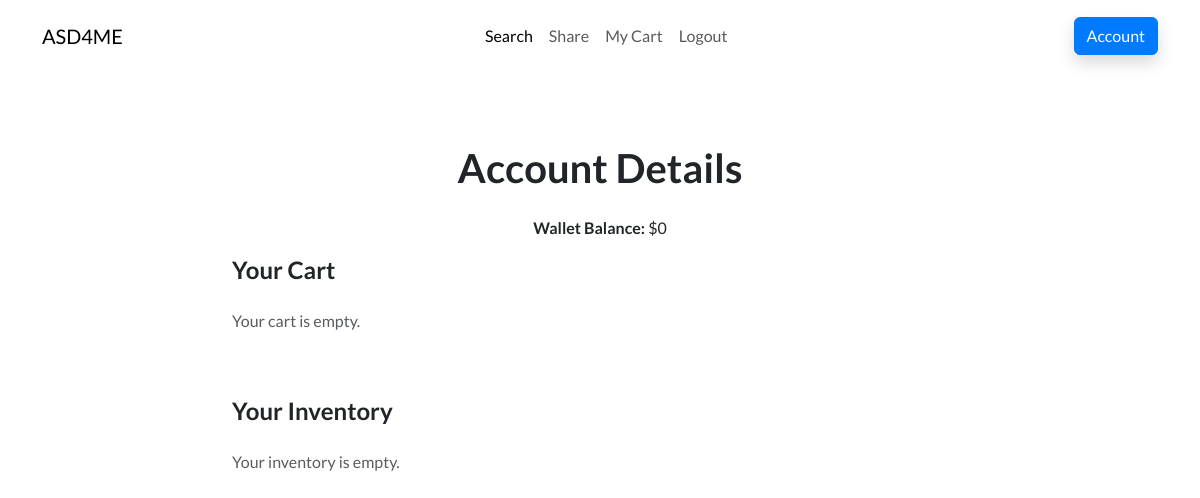
The app's page /market/account (signed in), older data.
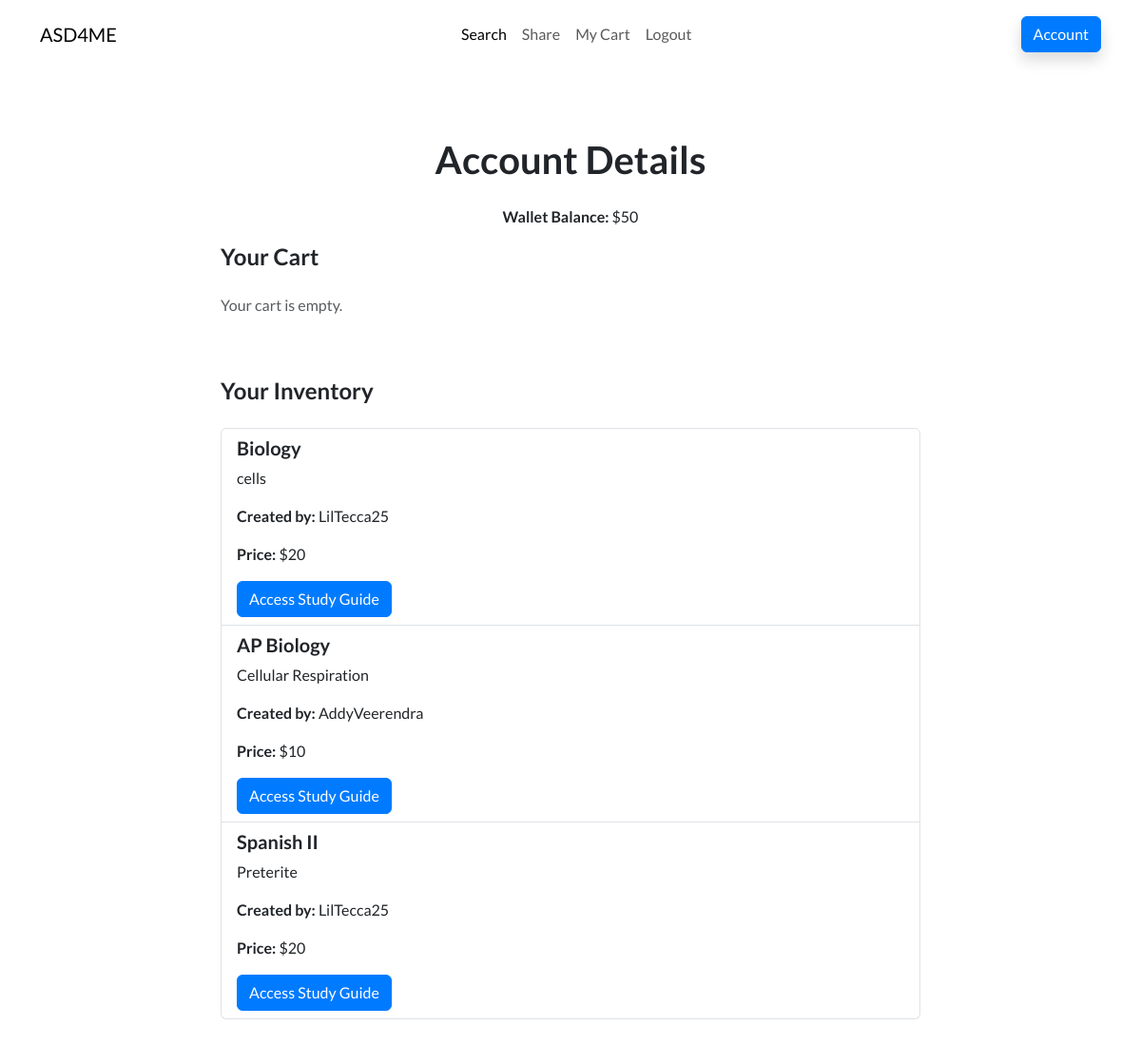
The same page, newer data.
### models.py (models this page shows)
class Inventory(db.Model):
    id = db.Column(db.Integer, primary_key=True)
    user_id = db.Column(db.Integer, db.ForeignKey('user.id'), nullable=False)
    study_guide_id = db.Column(db.Integer, db.ForeignKey('study_guide.id'), nullable=False)
    study_guide = db.relationship('StudyGuide')
    user = db.relationship('User', backref='inventory_items')

class StudyGuide(db.Model):
    id = db.Column(db.Integer, primary_key=True)
    Class = db.Column(db.String(20), nullable=False)
    UnitTopic = db.Column(db.String(20), nullable=False)
    Price = db.Column(db.Integer, nullable=False)
    Creator = db.Column(db.String(20), nullable=False)
    Link = db.Column(db.String(100), nullable=False)

### Market.py (the view, shortened to what this page needs)
@market_bp.route('/account', methods=['GET', 'POST'])
@login_required
def account_home():
    form = FlaskForm()
    cart = current_user.cart
    if cart:
        cart_items = CartItem.query.filter_by(cart_id=cart.id).all()
    else:
        cart_items = []
    inventory_items = Inventory.query.filter_by(user_id=current_user.id).all()
    return render_template('account.html', wallet=current_user.wallet, cart_items=cart_items, inventory=inventory_items,
                           form=form)

### ASD4ME.py (called while the page is built)
@login_manager.user_loader
def load_user(user_id):
    return User.query.get(int(user_id))

### templates/account.html (shortened to what the changed rows need)
<!DOCTYPE html>
<html lang="en">
<head>
    <link rel="stylesheet" href="/static/assets/bootstrap/css/bootstrap.min.css">
</head>
<body>
    <section class="py-5 mt-5">
        <div class="container py-5">
            <div class="row">
                <div class="col-md-8 col-xl-6 text-center mx-auto">
                    <h2 class="display-6 fw-bold mb-4">Account Details</h2>
                    <p><strong>Wallet Balance:</strong> ${{ wallet }}</p>
                </div>
            </div>
            <div class="row d-flex justify-content-center mt-5">
                <div class="col-md-8">
                    <h4 class="mb-4">Your Inventory</h4>
                    {% if inventory %}
                        <ul class="list-group">
                            {% for item in inventory %}
                                <li class="list-group-item">
                                    <div>
                                        <h5>{{ item.study_guide.Class }}</h5>
                                        <p>{{ item.study_guide.UnitTopic }}</p>
                                        <p><strong>Created by:</strong> {{ item.study_guide.Creator }}</p>
                                        <p><strong>Price:</strong> ${{ item.study_guide.Price }}</p>
                                        <a href="{{ item.study_guide.Link if item.study_guide.Link.startswith('http') else 'https://' + item.study_guide.Link }}" class="btn btn-primary">Access Study Guide</a>
                                    </div>
                                </li>
                            {% endfor %}
                        </ul>
                    {% else %}
                        <p class="text-muted">Your inventory is empty.</p>
                    {% endif %}
                </div>
            </div>
        </div>
    </section>
</body>
</html>

Row changes from the older to the newer data that the page shows:
added Inventory: study_guide.Class "Biology", study_guide.UnitTopic "cells", study_guide.Creator "LilTecca25", study_guide.Price "20"
added Inventory: study_guide.Class "AP Biology", study_guide.UnitTopic "Cellular Respiration", study_guide.Creator "AddyVeerendra", study_guide.Price "10"
added Inventory: study_guide.Class "Spanish II", study_guide.UnitTopic "Preterite", study_guide.Creator "LilTecca25", study_guide.Price "20"
Text that changed along with them:
{{ wallet }}: "0" → "50"
text no longer shown: "Your inventory is empty."
